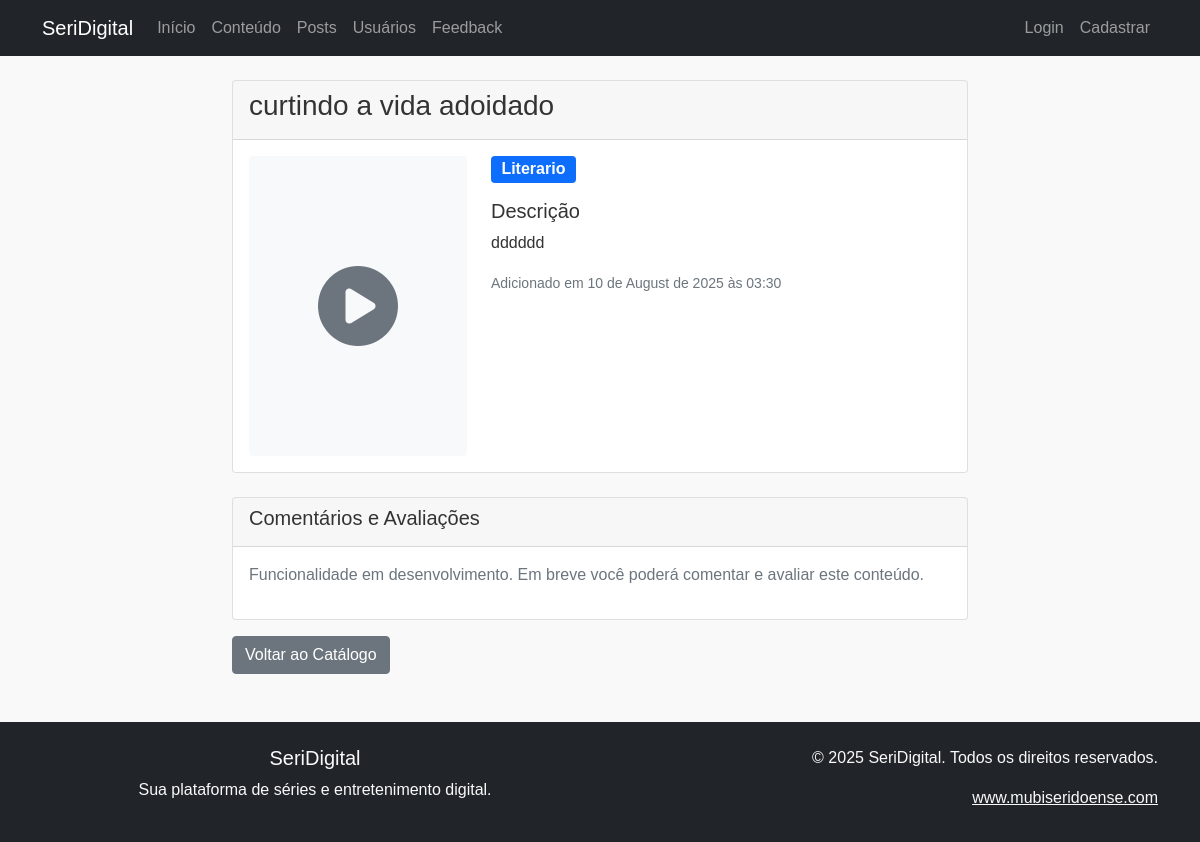
The page /content/1 on the database its author committed.
### app/models.py (models this page shows)
class Content(db.Model):
    __tablename__ = 'tb_contents'
    id = db.Column('cnt_id', db.Integer, primary_key=True)
    title = db.Column('cnt_title', db.String(255), nullable=False)
    description = db.Column('cnt_description', db.Text)
    type = db.Column('cnt_type', db.String(50), nullable=False)  # ENUM substituído por String devido à falta de valores
    release_date = db.Column('cnt_release_date', db.Date)
    thumbnail = db.Column('cnt_thumbnail', db.String(255))
    url = db.Column('cnt_url', db.String(255))
    created_at = db.Column('cnt_created_at', db.DateTime, default=datetime.utcnow, nullable=False)
    comentarios = db.relationship('Comment', backref='content', lazy='dynamic')
    likes = db.relationship('Like', backref='content', lazy='dynamic')
    historico_assistido = db.relationship('WatchHistory', backref='content', lazy='dynamic')
    avaliacoes = db.relationship('Rating', backref='content', lazy='dynamic')
    categorias = db.relationship('ContentCategory', backref='content', lazy='dynamic')

### app/blueprints/content.py (the view)
@content_bp.route('/<int:content_id>')
def view_content(content_id):
    content = Content.query.get_or_404(content_id)
    return render_template('content/view.html', content=content)

### app/templates/content/view.html (shortened to what this page needs)
{% extends "base.html" %}
{% block content %}
<div class="container mt-4">
    <div class="row">
        <div class="col-md-8 mx-auto">
            <div class="card">
                <div class="card-header">
                    <div class="d-flex justify-content-between align-items-center">
                        <h3>{{ content.title }}</h3>
                    </div>
                </div>
                <div class="card-body">
                    <div class="row">
                        <div class="col-md-4">
                            {% if content.thumbnail %}
                                <img src="{{ content.thumbnail }}" class="img-fluid rounded" alt="{{ content.title }}">
                            {% else %}
                                <div class="bg-light d-flex align-items-center justify-content-center rounded" style="height: 300px;">
                                    <i class="fas fa-play-circle fa-5x text-muted"></i>
                                </div>
                            {% endif %}
                        </div>
                        <div class="col-md-8">
                            <div class="mb-3">
                                <span class="badge bg-primary fs-6">{{ content.type.title() }}</span>
                            </div>
                            {% if content.description %}
                                <h5>Descrição</h5>
                                <p>{{ content.description }}</p>
                            {% endif %}
                            <div class="text-muted">
                                <small>Adicionado em {{ content.created_at.strftime('%d de %B de %Y às %H:%M') }}</small>
                            </div>
                        </div>
                    </div>
                </div>
            </div>
            <div class="card mt-4">
                <div class="card-header">
                    <h5>Comentários e Avaliações</h5>
                </div>
                <div class="card-body">
                    <p class="text-muted">Funcionalidade em desenvolvimento. Em breve você poderá comentar e avaliar este conteúdo.</p>
                </div>
            </div>
            <div class="mt-3">
                <a href="{{ url_for('content.list_content') }}" class="btn btn-secondary">Voltar ao Catálogo</a>
            </div>
        </div>
    </div>
</div>
{% endblock %}
{% block extra_css %}
<link rel="stylesheet" href="https://cdnjs.cloudflare.com/ajax/libs/font-awesome/6.0.0/css/all.min.css">
{% endblock %}

### app/static/style.css (style rules this page uses)
body { font-family: Arial, sans-serif; margin: 0; background-color: #f9f9f9; color: #333; }

### rows shown on the page
Content: title "curtindo a vida adoidado", type "Literario", description "dddddd", created_at "10 de August de 2025 às 03:30"
